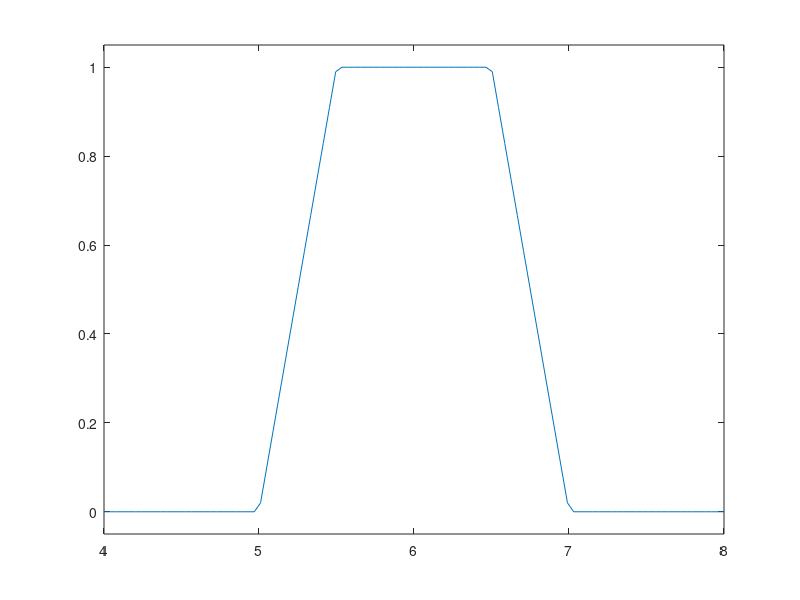

This figure's MATLAB source:
function out = trapParams()
    x = linspace(4,8,100);
    y = trapmf(x,[5 5.5 6.5 7]);
    plot(x,y);
    ylim([-0.05 1.05])
    out = y;
end;
trapParams();